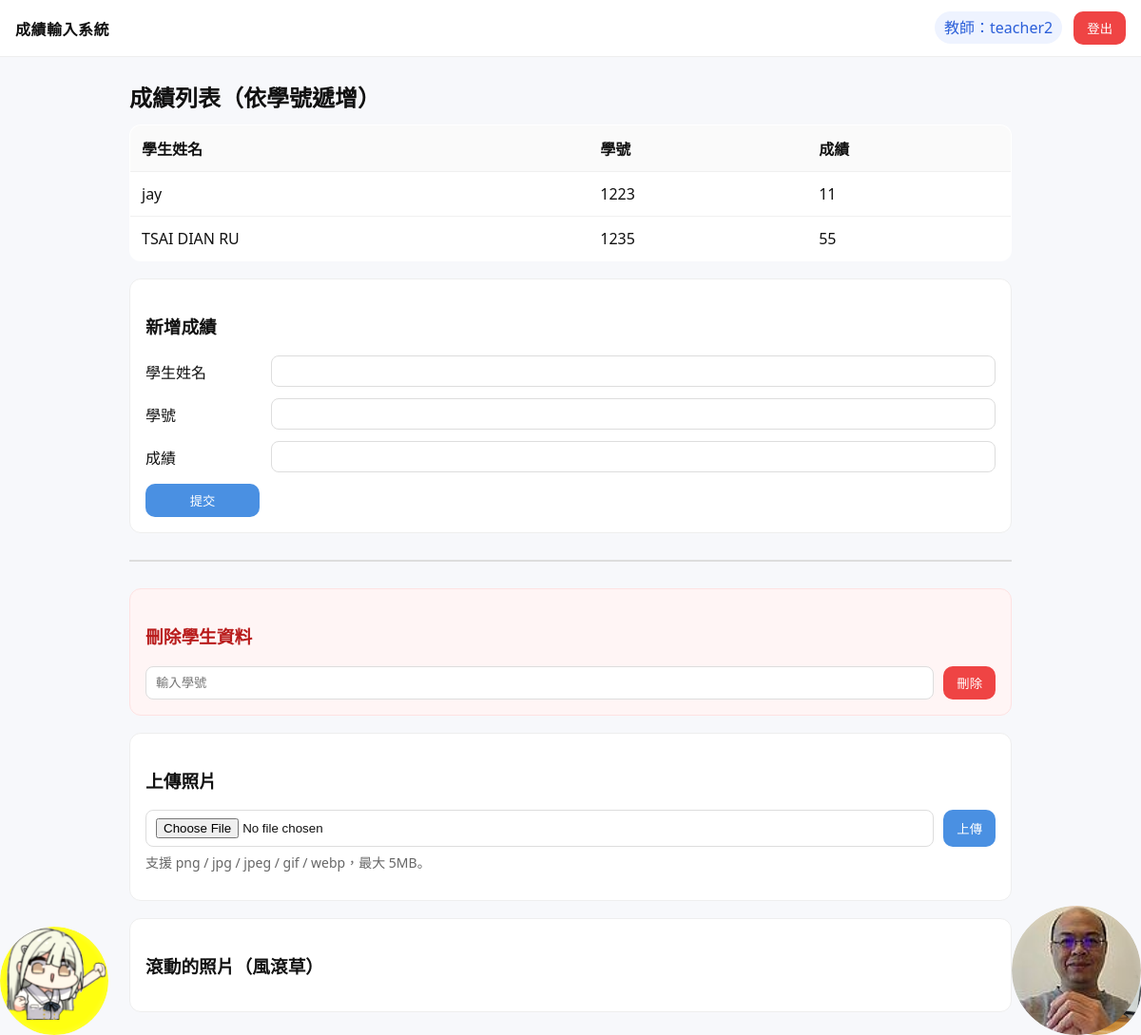
The page /score (signed in) on the database as committed earlier.
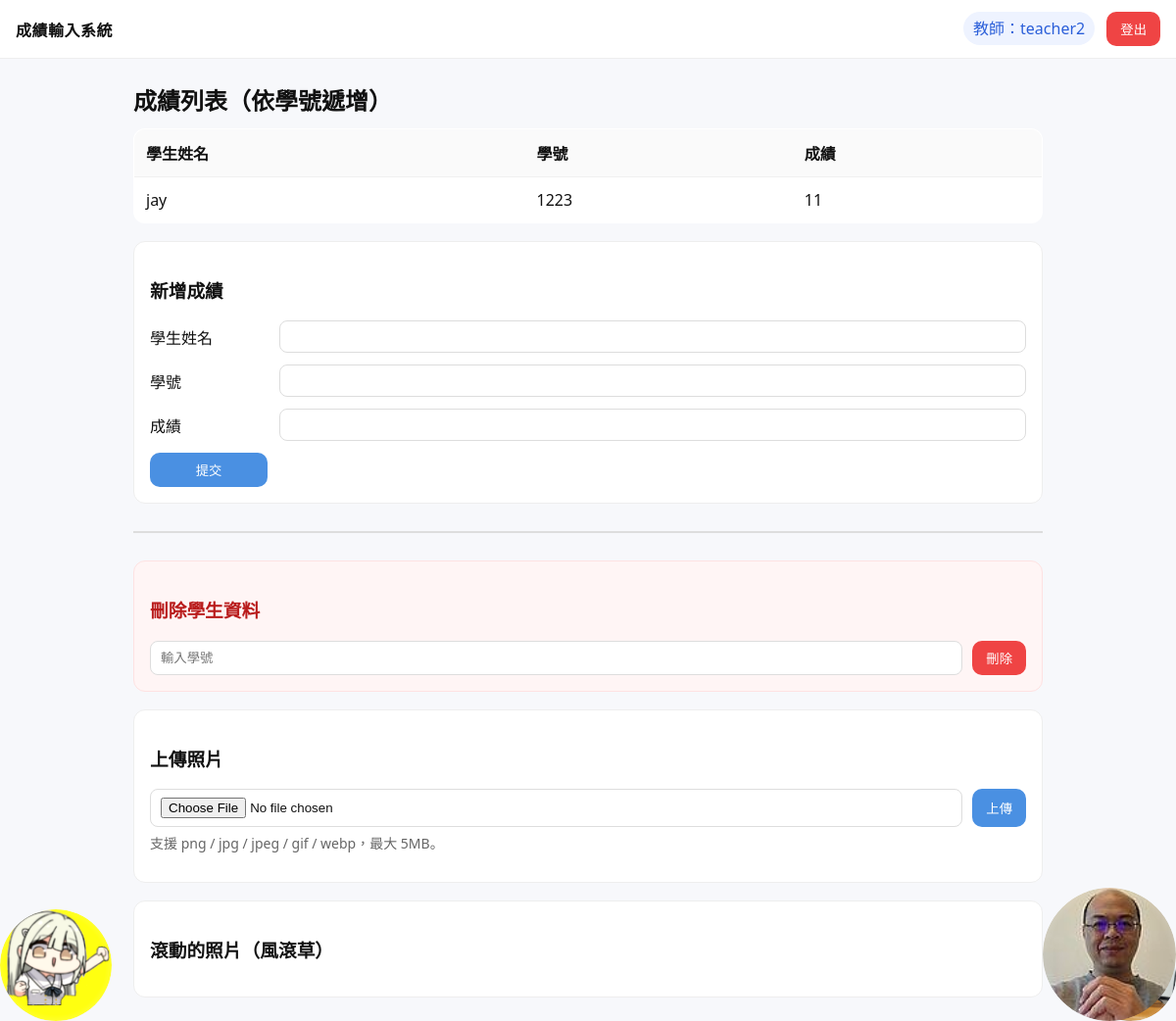
The same page on the database as committed later.
### tables this page shows
CREATE TABLE grades (name NOT NULL, student_id INTEGER UNIQUE NOT NULL, score INTEGER NOT NULL);

### main.py (the view)
@app.get('/score')
def score_page():
    if 'teacher_name' not in session:
        return redirect(url_for('index', error='請先登入'))
    grades = list_grades()
    msg = request.args.get('msg', '')
    try:
        file_names = [f for f in os.listdir(UPLOAD_DIR) if allowed_file(f)]
    except FileNotFoundError:
        file_names = []
    gallery = [url_for('static', filename=f'uploads/{f}') for f in sorted(file_names, key=str.lower)]
    return render_template('score.html',
                           teacher=session['teacher_name'],
                           grades=grades,
                           msg=msg,
                           gallery=gallery)

### main.py (called while the page is built)
def allowed_file(filename: str) -> bool:
    return '.' in filename and filename.rsplit('.', 1)[1].lower() in ALLOWED_EXT

def db_conn():
    return sqlite3.connect(DB_PATH)

def list_grades():
    conn = db_conn(); c = conn.cursor()
    c.execute("SELECT name, student_id, score FROM grades ORDER BY student_id ASC")
    rows = c.fetchall()
    conn.close()
    return rows

### templates/score.html (shortened to what this page needs)
{% extends "layout.html" %}
{% block extra_css %}
<link rel="stylesheet" href="/static/css/score.css">
{% endblock %}
{% block content %}
<h2>成績列表（依學號遞增）</h2>
<table class="grades">
  <thead>
    <tr><th>學生姓名</th><th>學號</th><th>成績</th></tr>
  </thead>
  <tbody>
  {% for name, sid, score in grades %}
    <tr>
      <td>{{ name }}</td>
      <td>{{ sid }}</td>
      <td>{{ score }}</td>
    </tr>
  {% else %}
    <tr><td colspan="3" class="empty">目前沒有資料</td></tr>
  {% endfor %}
  </tbody>
</table>
<section class="panel">
  <h3>新增成績</h3>
  <form action="{{ url_for('grades_add') }}" method="post" class="form-grid">
    <label>學生姓名</label>
    <input name="name" required>
    <label>學號</label>
    <input name="student_id" inputmode="numeric" pattern="\d+" required>
    <label>成績</label>
    <input name="score" inputmode="numeric" pattern="\d+" required>
    <button type="submit" class="btn primary full">提交</button>
  </form>
</section>
<hr class="divider">
<section class="panel danger-panel">
  <h3>刪除學生資料</h3>
  <form action="{{ url_for('grades_delete') }}" method="post" class="form-inline">
    <input name="delete_student_id" placeholder="輸入學號" inputmode="numeric" pattern="\d+" required>
    <button type="submit" class="btn danger">刪除</button>
  </form>
</section>
<section class="panel">
  <h3>上傳照片</h3>
  <form action="{{ url_for('upload_photo') }}" method="post"
        enctype="multipart/form-data" class="form-inline">
    <input type="file" name="photo" accept="image/*" required>
    <button type="submit" class="btn primary">上傳</button>
  </form>
  <p class="hint">支援 png / jpg / jpeg / gif / webp，最大 5MB。</p>
</section>
{% if gallery %}
<section class="panel">
  <h3>滾動的照片（風滾草）</h3>
  <div class="tumble-belt">
    {% for full in gallery %}
      <img
        class="tumble {{ 'rtl' if loop.index is odd }}"
        src="{{ full }}"
        alt="upload {{ loop.index }}"
        style="
          --dur: {{ 16 + (loop.index % 6)*3 }}s;
          --size: {{ 70 + (loop.index % 4)*22 }}px;
          --y: {{ (loop.index % 5)*3 }}px;
        "
      >
    {% endfor %}
  </div>
</section>
{% endif %}
{% endblock %}

### templates/layout.html (shortened to what this page needs)
<!doctype html>
<html lang="zh-Hant">
<head>
  <link rel="stylesheet" href="/static/css/base.css">
  {% block extra_css %}{% endblock %}
</head>
<body>
  <header class="site-header">
    <div class="brand">成績輸入系統</div>
    <div class="right">
      <span class="badge">教師：{{ teacher }}</span>
      <form action="/logout" method="post" style="display:inline;">
        <button class="btn danger" type="submit">登出</button>
      </form>
    </div>
  </header>
  <main class="container">
    {% block content %}{% endblock %}
  </main>
</body>
</html>

### static/css/base.css (style rules this page uses)
* { box-sizing: border-box; }
body { margin: 0; font-family: "Noto Sans TC", system-ui, Arial; background:#f7f8fb; color:#111; }
.container { max-width: 960px; margin: 24px auto; padding: 0 16px; }
.site-header { position: sticky; top:0; z-index: 10; display: flex; justify-content: space-between; align-items: center; background:#fff; border-bottom:1px solid #eee; padding:12px 16px; }
.brand { font-weight: 800; letter-spacing:.5px; }
.badge { background:#eef3ff; color:#2b5fd9; padding:6px 10px; border-radius:999px; margin-right:8px; }
.btn { border:none; padding:8px 14px; border-radius:10px; cursor:pointer; }
.btn.primary { background:#4a90e2; color:#fff; }
.btn.danger { background:#ef4444; color:#fff; }
.btn.full { width: 100%; }

### static/css/score.css (style rules this page uses)
h2 { margin: 10px 0 12px; }
.grades { width: 100%; border-collapse: collapse; background:#fff; border:1px solid #eee; border-radius:12px; overflow:hidden; }
.grades th, .grades td { padding:12px; border-bottom:1px solid #f0f0f0; text-align:left; }
.grades thead th { background:#fafafa; font-weight:700; }
.panel { background:#fff; border:1px solid #eee; border-radius:12px; padding:16px; margin-top:18px; }
.form-grid { display:grid; grid-template-columns: 120px 1fr; gap:12px 12px; align-items:center; }
.form-grid input { padding:8px 10px; border:1px solid #ddd; border-radius:8px; }
.form-inline { display:flex; gap:10px; }
.form-inline input { flex:1; padding:8px 10px; border:1px solid #ddd; border-radius:8px; }
hr.divider { border: none; border-top: 2px solid #ddd; margin: 28px 0; }
.danger-panel { border: 1px solid #fee2e2; background: #fff5f5; }
.danger-panel h3 { color: #b91c1c; }
.hint { color:#666; margin-top:6px; font-size: 14px; }
.tumble { position: absolute; bottom: 0; left: 0; width: var(--size, 96px); height: var(--size, 96px); aspect-ratio: 1/1; border-radius: 50%; object-fit: cover; transform-origin: 50% 60%; will-change: transform, bottom; box-shadow: 0 10px 18px rgba(0,0,0,.18), inset 0 0 0 6px rgba(205,170,110,.12); filter: saturate(1.05) contrast(1.06) sepia(.08); -webkit-mask-image: radial-gradient(circle at 50% 50%, #000 63%, rgba(0,0,0,.9) 70%, rgba(0,0,0,.6) 78%, rgba(0,0,0,.35) 84%, transparent 90%); mask-image: radial-gradient(circle at 50% 50%, #000 63%, rgba(0,0,0,.9) 70%, rgba(0,0,0,.6) 78%, rgba(0,0,0,.35) 84%, transparent 90%); animation: roll var(--dur, 20s) linear infinite, bob 3.2s ease-in-out infinite; }
.tumble.rtl { right: 0; left: auto; animation-name: roll-rtl, bob; }

Rows that differ between the two databases and show on the page:
removed grades: name "TSAI DIAN RU", student "1235", score "55"
